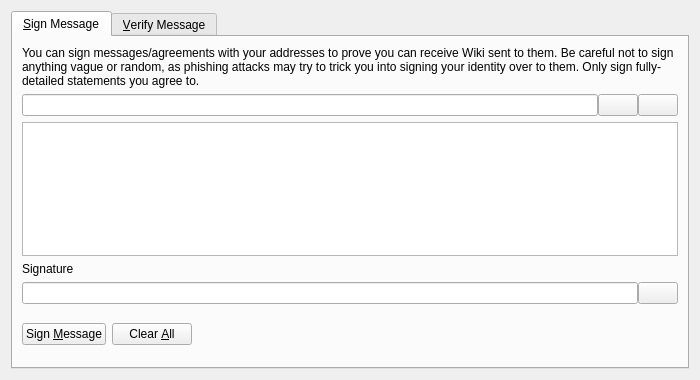
<?xml version="1.0" encoding="UTF-8"?>
<ui version="4.0">
 <class>SignVerifyMessageDialog</class>
 <widget class="QDialog" name="SignVerifyMessageDialog">
  <property name="geometry">
   <rect>
    <x>0</x>
    <y>0</y>
    <width>700</width>
    <height>380</height>
   </rect>
  </property>
  <property name="windowTitle">
   <string>Signatures - Sign / Verify a Message</string>
  </property>
  <property name="modal">
   <bool>true</bool>
  </property>
  <layout class="QVBoxLayout" name="verticalLayout">
   <item>
    <widget class="QTabWidget" name="tabWidget">
     <property name="currentIndex">
      <number>0</number>
     </property>
     <widget class="QWidget" name="tabSignMessage">
      <attribute name="title">
       <string>&amp;Sign Message</string>
      </attribute>
      <layout class="QVBoxLayout" name="verticalLayout_SM">
       <item>
        <widget class="QLabel" name="infoLabel_SM">
         <property name="text">
          <string>You can sign messages/agreements with your addresses to prove you can receive Wiki sent to them. Be careful not to sign anything vague or random, as phishing attacks may try to trick you into signing your identity over to them. Only sign fully-detailed statements you agree to.</string>
         </property>
         <property name="textFormat">
          <enum>Qt::PlainText</enum>
         </property>
         <property name="wordWrap">
          <bool>true</bool>
         </property>
        </widget>
       </item>
       <item>
        <layout class="QHBoxLayout" name="horizontalLayout_1_SM">
         <property name="spacing">
          <number>0</number>
         </property>
         <item>
          <widget class="QValidatedLineEdit" name="addressIn_SM">
           <property name="toolTip">
            <string>The Wiki address to sign the message with</string>
           </property>
          </widget>
         </item>
         <item>
          <widget class="QPushButton" name="addressBookButton_SM">
           <property name="toolTip">
            <string>Choose previously used address</string>
           </property>
           <property name="text">
            <string/>
           </property>
           <property name="shortcut">
            <string>Alt+A</string>
           </property>
           <property name="autoDefault">
            <bool>false</bool>
           </property>
          </widget>
         </item>
         <item>
          <widget class="QPushButton" name="pasteButton_SM">
           <property name="toolTip">
            <string>Paste address from clipboard</string>
           </property>
           <property name="text">
            <string/>
           </property>
           <property name="shortcut">
            <string>Alt+P</string>
           </property>
           <property name="autoDefault">
            <bool>false</bool>
           </property>
          </widget>
         </item>
        </layout>
       </item>
       <item>
        <widget class="QPlainTextEdit" name="messageIn_SM">
         <property name="toolTip">
          <string>Enter the message you want to sign here</string>
         </property>
        </widget>
       </item>
       <item>
        <widget class="QLabel" name="signatureLabel_SM">
         <property name="text">
          <string>Signature</string>
         </property>
         <property name="textFormat">
          <enum>Qt::PlainText</enum>
         </property>
        </widget>
       </item>
       <item>
        <layout class="QHBoxLayout" name="horizontalLayout_2_SM">
         <property name="spacing">
          <number>0</number>
         </property>
         <item>
          <widget class="QLineEdit" name="signatureOut_SM">
           <property name="font">
            <font>
             <italic>true</italic>
            </font>
           </property>
           <property name="readOnly">
            <bool>true</bool>
           </property>
          </widget>
         </item>
         <item>
          <widget class="QPushButton" name="copySignatureButton_SM">
           <property name="toolTip">
            <string>Copy the current signature to the system clipboard</string>
           </property>
           <property name="text">
            <string/>
           </property>
           <property name="autoDefault">
            <bool>false</bool>
           </property>
          </widget>
         </item>
        </layout>
       </item>
       <item>
        <layout class="QHBoxLayout" name="horizontalLayout_3_SM">
         <item>
          <widget class="QPushButton" name="signMessageButton_SM">
           <property name="toolTip">
            <string>Sign the message to prove you own this Wiki address</string>
           </property>
           <property name="text">
            <string>Sign &amp;Message</string>
           </property>
           <property name="autoDefault">
            <bool>false</bool>
           </property>
          </widget>
         </item>
         <item>
          <widget class="QPushButton" name="clearButton_SM">
           <property name="toolTip">
            <string>Reset all sign message fields</string>
           </property>
           <property name="text">
            <string>Clear &amp;All</string>
           </property>
           <property name="autoDefault">
            <bool>false</bool>
           </property>
          </widget>
         </item>
         <item>
          <spacer name="horizontalSpacer_1_SM">
           <property name="orientation">
            <enum>Qt::Horizontal</enum>
           </property>
           <property name="sizeHint" stdset="0">
            <size>
             <width>40</width>
             <height>48</height>
            </size>
           </property>
          </spacer>
         </item>
         <item>
          <widget class="QLabel" name="statusLabel_SM">
           <property name="font">
            <font>
             <weight>75</weight>
             <bold>true</bold>
            </font>
           </property>
           <property name="text">
            <string/>
           </property>
           <property name="wordWrap">
            <bool>true</bool>
           </property>
          </widget>
         </item>
         <item>
          <spacer name="horizontalSpacer_2_SM">
           <property name="orientation">
            <enum>Qt::Horizontal</enum>
           </property>
           <property name="sizeHint" stdset="0">
            <size>
             <width>40</width>
             <height>48</height>
            </size>
           </property>
          </spacer>
         </item>
        </layout>
       </item>
      </layout>
     </widget>
     <widget class="QWidget" name="tabVerifyMessage">
      <attribute name="title">
       <string>&amp;Verify Message</string>
      </attribute>
      <layout class="QVBoxLayout" name="verticalLayout_VM">
       <item>
        <widget class="QLabel" name="infoLabel_VM">
         <property name="text">
          <string>Enter the receiver's address, message (ensure you copy line breaks, spaces, tabs, etc. exactly) and signature below to verify the message. Be careful not to read more into the signature than what is in the signed message itself, to avoid being tricked by a man-in-the-middle attack. Note that this only proves the signing party receives with the address, it cannot prove sendership of any transaction!</string>
         </property>
         <property name="textFormat">
          <enum>Qt::PlainText</enum>
         </property>
         <property name="alignment">
          <set>Qt::AlignLeading|Qt::AlignLeft|Qt::AlignTop</set>
         </property>
         <property name="wordWrap">
          <bool>true</bool>
         </property>
        </widget>
       </item>
       <item>
        <layout class="QHBoxLayout" name="horizontalLayout_1_VM">
         <property name="spacing">
          <number>0</number>
         </property>
         <item>
          <widget class="QValidatedLineEdit" name="addressIn_VM">
           <property name="toolTip">
            <string>The Wiki address the message was signed with</string>
           </property>
          </widget>
         </item>
         <item>
          <widget class="QPushButton" name="addressBookButton_VM">
           <property name="toolTip">
            <string>Choose previously used address</string>
           </property>
           <property name="text">
            <string/>
           </property>
           <property name="shortcut">
            <string>Alt+A</string>
           </property>
           <property name="autoDefault">
            <bool>false</bool>
           </property>
          </widget>
         </item>
        </layout>
       </item>
       <item>
        <widget class="QPlainTextEdit" name="messageIn_VM"/>
       </item>
       <item>
        <widget class="QValidatedLineEdit" name="signatureIn_VM"/>
       </item>
       <item>
        <layout class="QHBoxLayout" name="horizontalLayout_2_VM">
         <item>
          <widget class="QPushButton" name="verifyMessageButton_VM">
           <property name="toolTip">
            <string>Verify the message to ensure it was signed with the specified Wiki address</string>
           </property>
           <property name="text">
            <string>Verify &amp;Message</string>
           </property>
           <property name="autoDefault">
            <bool>false</bool>
           </property>
          </widget>
         </item>
         <item>
          <widget class="QPushButton" name="clearButton_VM">
           <property name="toolTip">
            <string>Reset all verify message fields</string>
           </property>
           <property name="text">
            <string>Clear &amp;All</string>
           </property>
           <property name="autoDefault">
            <bool>false</bool>
           </property>
          </widget>
         </item>
         <item>
          <spacer name="horizontalSpacer_1_VM">
           <property name="orientation">
            <enum>Qt::Horizontal</enum>
           </property>
           <property name="sizeHint" stdset="0">
            <size>
             <width>40</width>
             <height>48</height>
            </size>
           </property>
          </spacer>
         </item>
         <item>
          <widget class="QLabel" name="statusLabel_VM">
           <property name="font">
            <font>
             <weight>75</weight>
             <bold>true</bold>
            </font>
           </property>
           <property name="text">
            <string/>
           </property>
           <property name="wordWrap">
            <bool>true</bool>
           </property>
          </widget>
         </item>
         <item>
          <spacer name="horizontalSpacer_2_VM">
           <property name="orientation">
            <enum>Qt::Horizontal</enum>
           </property>
           <property name="sizeHint" stdset="0">
            <size>
             <width>40</width>
             <height>48</height>
            </size>
           </property>
          </spacer>
         </item>
        </layout>
       </item>
      </layout>
     </widget>
    </widget>
   </item>
  </layout>
 </widget>
 <customwidgets>
  <customwidget>
   <class>QValidatedLineEdit</class>
   <extends>QLineEdit</extends>
   <header>qvalidatedlineedit.h</header>
  </customwidget>
 </customwidgets>
 <resources>
  <include location="../wiki.qrc"/>
 </resources>
 <connections/>
</ui>
